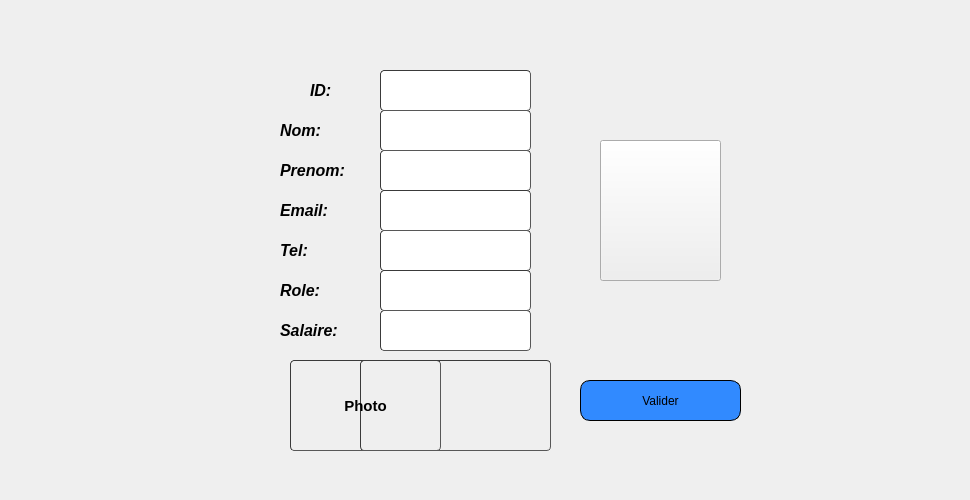
       <widget class="QWidget" name="page_24">
        <widget class="QLabel" name="text_nb_3">
         <property name="geometry">
          <rect>
           <x>280</x>
           <y>320</y>
           <width>91</width>
           <height>21</height>
          </rect>
         </property>
         <property name="font">
          <font>
           <pointsize>10</pointsize>
          </font>
         </property>
         <property name="text">
          <string>&lt;html&gt;&lt;head/&gt;&lt;body&gt;&lt;p&gt;&lt;span style=&quot; font-size:12pt; font-weight:600; font-style:italic;&quot;&gt;Salaire:&lt;/span&gt;&lt;/p&gt;&lt;/body&gt;&lt;/html&gt;</string>
         </property>
        </widget>
        <widget class="QLabel" name="text_prix_2">
         <property name="geometry">
          <rect>
           <x>280</x>
           <y>240</y>
           <width>61</width>
           <height>21</height>
          </rect>
         </property>
         <property name="font">
          <font>
           <pointsize>10</pointsize>
          </font>
         </property>
         <property name="text">
          <string>&lt;html&gt;&lt;head/&gt;&lt;body&gt;&lt;p&gt;&lt;span style=&quot; font-size:12pt; font-weight:600; font-style:italic;&quot;&gt;Tel:&lt;/span&gt;&lt;/p&gt;&lt;/body&gt;&lt;/html&gt;</string>
         </property>
        </widget>
        <widget class="QLabel" name="label_83">
         <property name="geometry">
          <rect>
           <x>310</x>
           <y>80</y>
           <width>51</width>
           <height>21</height>
          </rect>
         </property>
         <property name="font">
          <font>
           <pointsize>10</pointsize>
          </font>
         </property>
         <property name="text">
          <string>&lt;html&gt;&lt;head/&gt;&lt;body&gt;&lt;p&gt;&lt;span style=&quot; font-size:12pt; font-weight:600; font-style:italic;&quot;&gt;ID:&lt;/span&gt;&lt;/p&gt;&lt;/body&gt;&lt;/html&gt;</string>
         </property>
        </widget>
        <widget class="QLineEdit" name="prenom_emp">
         <property name="geometry">
          <rect>
           <x>380</x>
           <y>150</y>
           <width>151</width>
           <height>41</height>
          </rect>
         </property>
         <property name="styleSheet">
          <string notr="true">	border-width: 1px; border-radius: 4px;
	border-color: rgb(58, 58, 58);
	border-style: inset;
	padding: 0 8px;


	selection-color: rgb(60, 63, 65);</string>
         </property>
        </widget>
        <widget class="QLineEdit" name="tel_emp">
         <property name="geometry">
          <rect>
           <x>380</x>
           <y>230</y>
           <width>151</width>
           <height>41</height>
          </rect>
         </property>
         <property name="styleSheet">
          <string notr="true">	border-width: 1px; border-radius: 4px;
	border-color: rgb(58, 58, 58);
	border-style: inset;
	padding: 0 8px;


	selection-color: rgb(60, 63, 65);</string>
         </property>
        </widget>
        <widget class="QLabel" name="text_lieu_2">
         <property name="geometry">
          <rect>
           <x>280</x>
           <y>160</y>
           <width>91</width>
           <height>21</height>
          </rect>
         </property>
         <property name="font">
          <font>
           <pointsize>10</pointsize>
          </font>
         </property>
         <property name="text">
          <string>&lt;html&gt;&lt;head/&gt;&lt;body&gt;&lt;p&gt;&lt;span style=&quot; font-size:12pt; font-weight:600; font-style:italic;&quot;&gt;Prenom:&lt;/span&gt;&lt;/p&gt;&lt;/body&gt;&lt;/html&gt;</string>
         </property>
        </widget>
        <widget class="QLineEdit" name="nom_emp">
         <property name="geometry">
          <rect>
           <x>380</x>
           <y>110</y>
           <width>151</width>
           <height>41</height>
          </rect>
         </property>
         <property name="styleSheet">
          <string notr="true">	border-width: 1px; border-radius: 4px;
	border-color: rgb(58, 58, 58);
	border-style: inset;
	padding: 0 8px;


	selection-color: rgb(60, 63, 65);</string>
         </property>
        </widget>
        <widget class="QLineEdit" name="email_emp">
         <property name="geometry">
          <rect>
           <x>380</x>
           <y>190</y>
           <width>151</width>
           <height>41</height>
          </rect>
         </property>
         <property name="styleSheet">
          <string notr="true">	border-width: 1px; border-radius: 4px;
	border-color: rgb(58, 58, 58);
	border-style: inset;
	padding: 0 8px;


	selection-color: rgb(60, 63, 65);</string>
         </property>
        </widget>
        <widget class="QLabel" name="text_date_3">
         <property name="geometry">
          <rect>
           <x>280</x>
           <y>200</y>
           <width>71</width>
           <height>21</height>
          </rect>
         </property>
         <property name="font">
          <font>
           <pointsize>10</pointsize>
          </font>
         </property>
         <property name="text">
          <string>&lt;html&gt;&lt;head/&gt;&lt;body&gt;&lt;p&gt;&lt;span style=&quot; font-size:12pt; font-weight:600; font-style:italic;&quot;&gt;Email:&lt;/span&gt;&lt;/p&gt;&lt;/body&gt;&lt;/html&gt;</string>
         </property>
        </widget>
        <widget class="QPushButton" name="Valider_emp">
         <property name="geometry">
          <rect>
           <x>580</x>
           <y>380</y>
           <width>161</width>
           <height>41</height>
          </rect>
         </property>
         <property name="styleSheet">
          <string notr="true">		border: 1px solid black;
border-radius: 10px;
padding: 0 8px;
background: #318aff;
font: bold, &quot;Arial&quot;;;
text-align:center;

</string>
         </property>
         <property name="text">
          <string>Valider</string>
         </property>
         <property name="icon">
          <iconset resource="qt.qrc">
           <normaloff>:/new/prefix1/icons/check.jpg</normaloff>:/new/prefix1/icons/check.jpg</iconset>
         </property>
         <property name="iconSize">
          <size>
           <width>30</width>
           <height>30</height>
          </size>
         </property>
        </widget>
        <widget class="QLineEdit" name="id_emp">
         <property name="geometry">
          <rect>
           <x>380</x>
           <y>70</y>
           <width>151</width>
           <height>41</height>
          </rect>
         </property>
         <property name="styleSheet">
          <string notr="true">	border-width: 1px; border-radius: 4px;
	border-color: rgb(58, 58, 58);
	border-style: inset;
	padding: 0 8px;


	selection-color: rgb(60, 63, 65);
color: rgb(255, 255, 127);</string>
         </property>
         <property name="echoMode">
          <enum>QLineEdit::Password</enum>
         </property>
        </widget>
        <widget class="QLabel" name="text_nom_7">
         <property name="geometry">
          <rect>
           <x>280</x>
           <y>120</y>
           <width>61</width>
           <height>21</height>
          </rect>
         </property>
         <property name="font">
          <font>
           <pointsize>10</pointsize>
          </font>
         </property>
         <property name="text">
          <string>&lt;html&gt;&lt;head/&gt;&lt;body&gt;&lt;p&gt;&lt;span style=&quot; font-size:12pt; font-weight:600; font-style:italic;&quot;&gt;Nom:&lt;/span&gt;&lt;/p&gt;&lt;/body&gt;&lt;/html&gt;</string>
         </property>
        </widget>
        <widget class="QLineEdit" name="salaire_emp">
         <property name="geometry">
          <rect>
           <x>380</x>
           <y>310</y>
           <width>151</width>
           <height>41</height>
          </rect>
         </property>
         <property name="styleSheet">
          <string notr="true">	border-width: 1px; border-radius: 4px;
	border-color: rgb(58, 58, 58);
	border-style: inset;
	padding: 0 8px;


	selection-color: rgb(60, 63, 65);</string>
         </property>
        </widget>
        <widget class="QPushButton" name="emp">
         <property name="geometry">
          <rect>
           <x>600</x>
           <y>140</y>
           <width>121</width>
           <height>141</height>
          </rect>
         </property>
         <property name="styleSheet">
          <string notr="true">gridline-color: rgb(0, 0, 0);</string>
         </property>
         <property name="text">
          <string/>
         </property>
         <property name="icon">
          <iconset resource="qt.qrc">
           <normaloff>:/new/prefix1/icons/A.png</normaloff>:/new/prefix1/icons/A.png</iconset>
         </property>
         <property name="iconSize">
          <size>
           <width>101</width>
           <height>81</height>
          </size>
         </property>
         <property name="autoDefault">
          <bool>false</bool>
         </property>
        </widget>
        <widget class="QLineEdit" name="role_emp">
         <property name="geometry">
          <rect>
           <x>380</x>
           <y>270</y>
           <width>151</width>
           <height>41</height>
          </rect>
         </property>
         <property name="styleSheet">
          <string notr="true">	border-width: 1px; border-radius: 4px;
	border-color: rgb(58, 58, 58);
	border-style: inset;
	padding: 0 8px;


	selection-color: rgb(60, 63, 65);</string>
         </property>
        </widget>
        <widget class="QLabel" name="text_nb_4">
         <property name="geometry">
          <rect>
           <x>280</x>
           <y>280</y>
           <width>61</width>
           <height>21</height>
          </rect>
         </property>
         <property name="font">
          <font>
           <pointsize>10</pointsize>
          </font>
         </property>
         <property name="text">
          <string>&lt;html&gt;&lt;head/&gt;&lt;body&gt;&lt;p&gt;&lt;span style=&quot; font-size:12pt; font-weight:600; font-style:italic;&quot;&gt;Role:&lt;/span&gt;&lt;/p&gt;&lt;/body&gt;&lt;/html&gt;</string>
         </property>
        </widget>
        <widget class="QLabel" name="image_3">
         <property name="geometry">
          <rect>
           <x>360</x>
           <y>360</y>
           <width>191</width>
           <height>91</height>
          </rect>
         </property>
         <property name="styleSheet">
          <string notr="true">	border-width: 1px; border-radius: 4px;
	border-color: rgb(58, 58, 58);
	border-style: inset;
	padding: 0 8px;


	selection-color: rgb(60, 63, 65);</string>
         </property>
         <property name="text">
          <string/>
         </property>
        </widget>
        <widget class="QPushButton" name="push_photo_emp">
         <property name="geometry">
          <rect>
           <x>290</x>
           <y>360</y>
           <width>151</width>
           <height>91</height>
          </rect>
         </property>
         <property name="font">
          <font>
           <pointsize>11</pointsize>
           <weight>75</weight>
           <bold>true</bold>
          </font>
         </property>
         <property name="styleSheet">
          <string notr="true">	border-width: 1px; border-radius: 4px;
	border-color: rgb(58, 58, 58);
	border-style: inset;
	padding: 0 8px;


	selection-color: rgb(60, 63, 65);</string>
         </property>
         <property name="text">
          <string>Photo</string>
         </property>
         <property name="icon">
          <iconset resource="qt.qrc">
           <normaloff>:/new/prefix1/icons/salles.jpg</normaloff>:/new/prefix1/icons/salles.jpg</iconset>
         </property>
         <property name="iconSize">
          <size>
           <width>50</width>
           <height>50</height>
          </size>
         </property>
        </widget>
        <widget class="QLabel" name="label_84">
         <property name="geometry">
          <rect>
           <x>250</x>
           <y>30</y>
           <width>521</width>
           <height>431</height>
          </rect>
         </property>
         <property name="text">
          <string/>
         </property>
         <property name="pixmap">
          <pixmap resource="qt.qrc">:/new/prefix1/icons/imf.jpg</pixmap>
         </property>
        </widget>
        <widget class="QLabel" name="label_85">
         <property name="geometry">
          <rect>
           <x>10</x>
           <y>0</y>
           <width>951</width>
           <height>491</height>
          </rect>
         </property>
         <property name="text">
          <string/>
         </property>
         <property name="pixmap">
          <pixmap resource="qt.qrc">:/new/prefix1/icons/haya.png</pixmap>
         </property>
        </widget>
        <widget class="QLabel" name="label_134">
         <property name="geometry">
          <rect>
           <x>360</x>
           <y>360</y>
           <width>141</width>
           <height>91</height>
          </rect>
         </property>
         <property name="text">
          <string/>
         </property>
        </widget>
        <zorder>label_85</zorder>
        <zorder>label_84</zorder>
        <zorder>text_nb_3</zorder>
        <zorder>text_prix_2</zorder>
        <zorder>label_83</zorder>
        <zorder>text_lieu_2</zorder>
        <zorder>text_date_3</zorder>
        <zorder>text_nom_7</zorder>
        <zorder>text_nb_4</zorder>
        <zorder>image_3</zorder>
        <zorder>prenom_emp</zorder>
        <zorder>tel_emp</zorder>
        <zorder>nom_emp</zorder>
        <zorder>email_emp</zorder>
        <zorder>Valider_emp</zorder>
        <zorder>id_emp</zorder>
        <zorder>salaire_emp</zorder>
        <zorder>emp</zorder>
        <zorder>role_emp</zorder>
        <zorder>push_photo_emp</zorder>
        <zorder>label_134</zorder>
       </widget>
